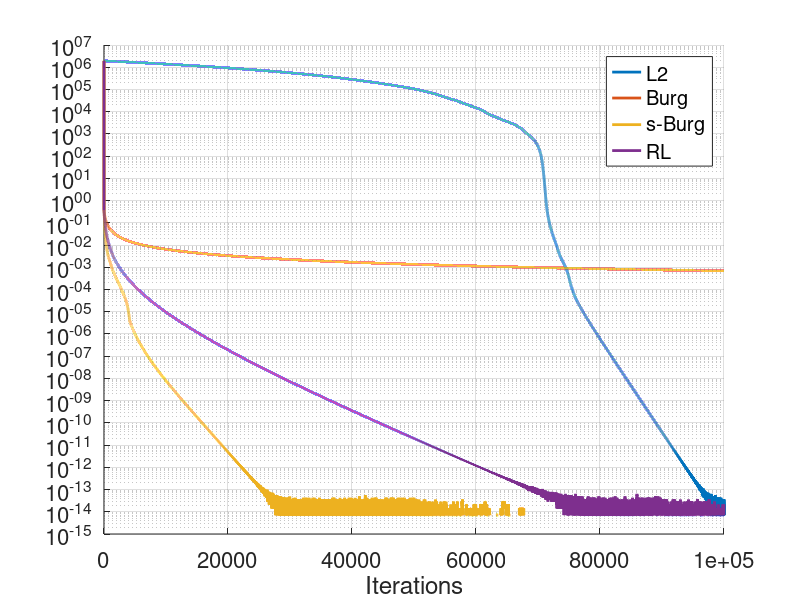
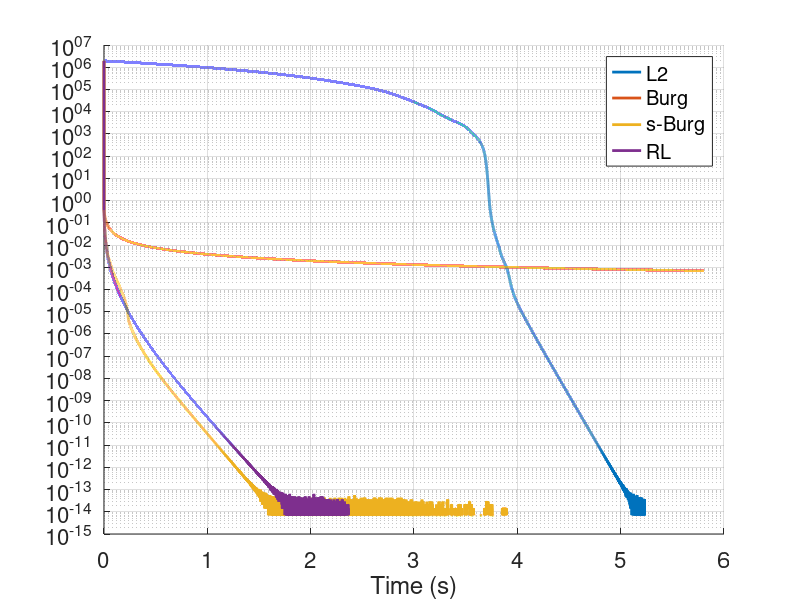

Source code (MATLAB) for these figures, in order:
%------------------------------------------------------------------
% This script illustrates the convergence analysis of Bregman proximal gradient
% methods (BPGM) presented in [1], on the problem
%
%      min_{x >= 0}  KL(y; Ax) + lamb * ||x||_1
%
% where KL denotes the generalized Kullback-Leibler divergence and
% lamb > 0 is the regularization parameter.
%
% Four algorithms are compared:
%   - BPGM with the Burg entropy as kernel (generating function),
%   - BPGM with a smoothed Burg entropy as kernel,
%   - PGM, i.e., BPGM with the squared Euclidean norm as kernel,
%   - Richardson-Lucy.
%
% The solution of the problem can be chosen to lie either on the boundary
% or in the interior of the nonnegative orthant. The two cases lead to
% different convergence rates, as discussed in [1].
%
% For illustration purposes, small simulated problems are considered,
% with a controlled conditioning of A.
% 
% [1] On The Linear Convergence of Bregman Proximal Gradient Methods with Applications to Kullback-Leibler Regression.
% Jonathan Chirinos-Rodriguez, Christian Daniele, Cédric Févotte, and Emmanuel Soubies.
%
% -- 2026
%------------------------------------------------------------------

clear; close all; warning off; rng(1)

%% Parameters
N = 100;           % Problem size
M = 50;
Q = 100;           % Average number of counts per entry in the data   
b = 1e-3;          % Background level 
K = 10^5;          % Number of iterations
lamb=5e-2;         % Regularization parameter 
solint = false;    % To force the solution being in the interor of the domain (only possible for lamb sufficiently small)

%% Problem Generation
% -- Generation of forward matrix A
A = rand(M,N); 
[U,S,V] = svd(A);
ss = diag(S);
s_max = max(ss(:));
s_min = min(ss(:));
cond_target = 50;
ss =  s_max - (s_max - s_max / cond_target) * (s_max - ss) / (s_max - s_min);
DD = zeros(size(A)); DD(:,1:M)=diag(ss);
A = (U*DD*V'); A = A - min(A(:)); 
disp(['Conditioning of generated A : ',num2str(cond(A))]);
A=A/norm(A);

% -- Generation of ground truth vector xt and measurements y
if solint
    % To have bar x in int(C) (for lamb sufficiently small)
    xt = Q*ones(N,1);
    yoiseless = A*xt + b;
    y = yoiseless/Q;
else
    % To have bar x in dC
    xt = zeros(N,1);
    xt(randperm(N,N)) = rand(1,N)*Q;
    y = random('Poisson',A*xt + b)/Q;
end

% -- Objective function and gradient
F = @(x) sum(A*x + b - y.*log(A*x+b));
gF = @(x) A'*(1 - y./(A*x+b));
J = @(x) F(x) + lamb*sum(x);

% -- Init point 
x0 = rand(N,1)*5*10^4;

%% Optimization  
disp('Run BPGM with SBurg ...')
Fevol_sB4 = zeros(1,K);
xi=0.6;
x =  x0;
Fevol_sB4(1) = J(x);
tau = 1;
beta =0.9;
Dphi = @(x,y) sum(log1p((y-x)./(x+xi))) + sum((x-y)./(y+xi));
tauth = 1 / sum(max((A*ones(N,1)*xi)./b,1).^2.*y);
tic;
for k = 2:K   
    gFx = gF(x);
    x_new = max((x+xi)./(1 + (gFx+lamb)*tau.*(x+xi))-xi,0);
    Axnew = A*x_new;
    Ax = A*x;
    while sum(y.*((Axnew-Ax)./(Ax+b)-log1p((Axnew -Ax)./(Ax + b)))) >  Dphi(x_new,x)/ tau
        tau = tau * beta;
        x_new = max((x+xi)./(1 + (gFx+lamb)*tau.*(x+xi))-xi,0);
        Axnew = A*x_new;
        if tau < tauth
            disp('Step-size below global theoretical one')
        end
    end
    x = x_new;
    Fevol_sB4(k) = J(x);
end
timesB = toc;
disp(['   NNZ sBurg sol:',num2str(nnz(x))])

% L2 geometry
disp('Run PGM (BPGM with L2) ...')
Fevol_L2 = zeros(1,K);
x = x0;
tau = 1;
Fevol_L2(1) = J(x);
L_l2 = (max(y) / b^2);
tic;
for k = 2:K
    tmp= x - tau*gF(x);
    x_new = max(sign(tmp).*max(abs(tmp) - tau*lamb,0),0);
    Axnew = A*x_new;
    Ax = A*x;
    while sum(y.*((Axnew-Ax)./(Ax+b)-log1p((Axnew -Ax)./(Ax + b)))) >  norm(x_new-x)/ tau
        tau = tau * beta;
        tmp= x - tau*gF(x);
        x_new = max(sign(tmp).*max(abs(tmp) - tau*lamb,0),0);
        Axnew = A*x_new;
    end
    x = x_new;
    Fevol_L2(k) = J(x);
end
timeL2 = toc;

% Burg geometry
disp('Run BPGM with Burg ...')
Fevol_B = zeros(1,K);
x =  x0;
Fevol_B(1) = J(x);
tau = 1;
beta =0.99;
Dphi = @(x,y) sum(log1p((y./x)-1) + x./y - 1);
tic;
for k = 2:K   
    gFx = gF(x);
    x_new = max(x./(1 + (gFx+lamb)*tau.*x),0);
    Axnew = A*x_new;
    Ax = A*x;
    while sum(y.*((Axnew-Ax)./(Ax+b)-log1p((Axnew -Ax)./(Ax + b)))) / Dphi(x_new,x)* tau >1 || any(x_new<eps)
        tau = tau * beta;
        x_new = max(x./(1 + (gFx+lamb)*tau.*x),0);
        Axnew = A*x_new;
    end
    x = x_new;
    Fevol_B(k) = J(x);
end
timeB=toc;

% -- RL
disp('Run RL ...')
Fevol_RL = zeros(1,K);
x =  x0;
Fevol_RL(1) = J(x);
dem = A'*ones(M,1)+lamb;
tic;
for k = 2:K   
    x =A'*(y./(A*x + b)).*x./dem;
    Fevol_RL(k) = J(x);
end
timeRL = toc;

%% Plots
% Plot objective decrease in terms of iterations
figure; hold all;
minval=min([Fevol_L2(end),Fevol_sB4(end),Fevol_B(end),Fevol_RL(end)]);
semilogy(Fevol_L2 - minval,'linewidth',2);
semilogy(Fevol_B - minval,'linewidth',2);
semilogy(Fevol_sB4 - minval,'linewidth',2);
semilogy(Fevol_RL - minval,'linewidth',2);
legend('L2','Burg','s-Burg','RL');
xlabel('Iterations');
grid; set(gca,'fontsize',16,'YScale','log');

% Plot objective decrease in terms of elapsed time
figure; hold all;
minval=min([Fevol_L2(end),Fevol_sB4(end),Fevol_B(end),Fevol_RL(end)]);
tt = linspace(0,1,K);
semilogy(tt*timeL2,Fevol_L2 - minval,'linewidth',2);
semilogy(tt*timeB,Fevol_B - minval,'linewidth',2);
semilogy(tt*timesB,Fevol_sB4 - minval,'linewidth',2);
semilogy(tt*timeRL,Fevol_RL - minval,'linewidth',2);
legend('L2','Burg','s-Burg','RL');
xlabel('Time (s)');
grid; set(gca,'fontsize',16,'YScale','log');
